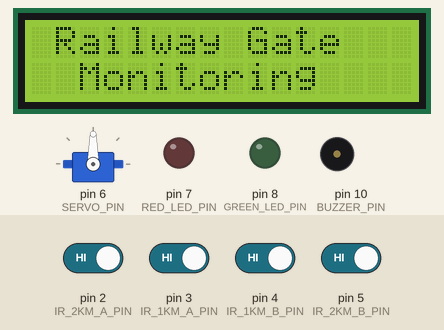
The sketch below on a simulated Arduino Uno, built with avr-gcc and run on an emulated ATmega328P. Shown: servo, 16×2 character LCD, output pins drawn as LEDs (lit = HIGH), buzzer (waves = sounding, pin HIGH). Inputs (shaded band) come from the test bench; at power-on: pin 2 (IR_2KM_A_PIN), pin 3 (IR_1KM_A_PIN), pin 4 (IR_1KM_B_PIN), pin 5 (IR_2KM_B_PIN) HIGH.

Above: at 0.1 s.
3.3 s: pin 2 (IR_2KM_A_PIN) driven LOW
At 3.47 s:
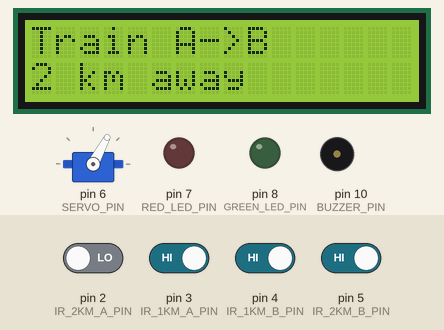
At 4.6 s:
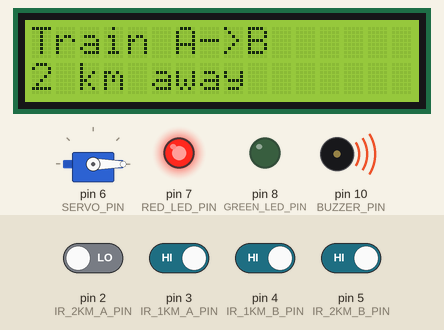
5.2 s: pin 3 (IR_1KM_A_PIN) driven LOW
At 5.8 s:
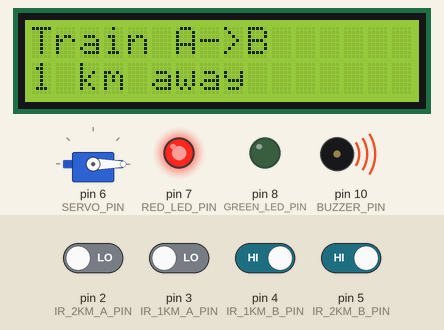
Timing chart, 0 to 8.2 s (numbered marks = the images above; inputs shaded):
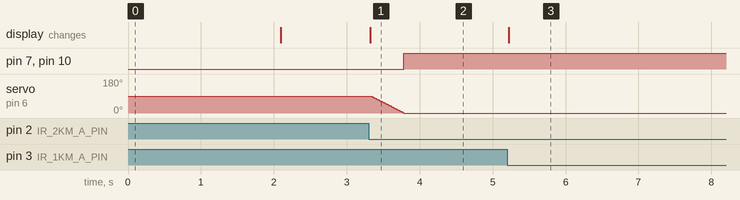

The sketch:

AutomatedRailwayGate.ino
```cpp
#include <Servo.h>
#include <Wire.h>
#include <LiquidCrystal_I2C.h>

// ============ LCD ============
LiquidCrystal_I2C lcd(0x27, 16, 2);

// ============ IR Sensors ============
const byte IR_2KM_A_PIN = 2;
const byte IR_1KM_A_PIN = 3;
const byte IR_1KM_B_PIN = 4;
const byte IR_2KM_B_PIN = 5;
const byte IR_DETECTED = LOW;

// ============ Servo ============
const byte SERVO_PIN      = 6;
const byte RED_LED_PIN    = 7;
const byte GREEN_LED_PIN  = 8;
const byte BUZZER_PIN     = 10;

const int GATE_OPEN_POS   = 90;
const int GATE_CLOSED_POS = 0;
Servo gateServo;

// ============ FSM ============
enum State {
  IDLE,
  A_TO_B_APPROACH,
  A_TO_B_NEAR,
  A_TO_B_PASSING,
  B_TO_A_APPROACH,
  B_TO_A_NEAR,
  B_TO_A_PASSING
};

State currentState = IDLE;
bool buzzerActive = false;

// ======== LCD Helper ========
void lcdPrint(const String &line1, const String &line2) {
  lcd.clear();
  lcd.setCursor(0, 0);
  lcd.print(line1);
  lcd.setCursor(0, 1);
  lcd.print(line2);
}

// ======== Gate Functions ========
void closeGate() {
  for (int pos = GATE_OPEN_POS; pos >= GATE_CLOSED_POS; pos--) {
    gateServo.write(pos);
    delay(5);
  }
  digitalWrite(RED_LED_PIN, HIGH);
  digitalWrite(GREEN_LED_PIN, LOW);
}

void openGate() {
  for (int pos = GATE_CLOSED_POS; pos <= GATE_OPEN_POS; pos++) {
    gateServo.write(pos);
    delay(5);
  }
  digitalWrite(RED_LED_PIN, LOW);
  digitalWrite(GREEN_LED_PIN, HIGH);
  delay(2000);
  digitalWrite(GREEN_LED_PIN, LOW);
  lcd.clear();
}

// ======== IR Sensor Check Function ========
bool trainDetected(byte sensorPin) {
  return digitalRead(sensorPin) == IR_DETECTED;
}

void setup() {
  pinMode(IR_2KM_A_PIN, INPUT);
  pinMode(IR_1KM_A_PIN, INPUT);
  pinMode(IR_1KM_B_PIN, INPUT);
  pinMode(IR_2KM_B_PIN, INPUT);

  // Outputs
  pinMode(RED_LED_PIN, OUTPUT);
  pinMode(GREEN_LED_PIN, OUTPUT);
  pinMode(BUZZER_PIN, OUTPUT);

  gateServo.attach(SERVO_PIN);
  gateServo.write(GATE_OPEN_POS);

  lcd.init();
  lcd.backlight();
  lcd.setCursor(0, 0);
  lcd.print(" Railway Gate ");
  lcd.setCursor(0, 1);
  lcd.print("  Monitoring  ");
  delay(2000);
  lcd.clear();

  digitalWrite(RED_LED_PIN, LOW);
  digitalWrite(GREEN_LED_PIN, LOW);
  digitalWrite(BUZZER_PIN, LOW);
}

void loop() {
  // Buzzer control
  digitalWrite(BUZZER_PIN, buzzerActive ? HIGH : LOW);

  switch (currentState) {
    case IDLE:
      if (trainDetected(IR_2KM_A_PIN)) {
        currentState = A_TO_B_APPROACH;
        lcdPrint("Train A->B", "2 km away");
        closeGate();
        buzzerActive = true;
      } else if (trainDetected(IR_2KM_B_PIN)) {
        currentState = B_TO_A_APPROACH;
        lcdPrint("Train B->A", "2 km away");
        closeGate();
        buzzerActive = true;
      }
      break;

    case A_TO_B_APPROACH:
      if (trainDetected(IR_1KM_A_PIN)) {
        currentState = A_TO_B_NEAR;
        lcdPrint("Train A->B", "1 km away");
      }
      break;

    case A_TO_B_NEAR:
      if (trainDetected(IR_1KM_B_PIN)) {
        currentState = A_TO_B_PASSING;
        lcdPrint("Train A->B", "Passing");
        buzzerActive = false;
      }
      break;

    case A_TO_B_PASSING:
      if (trainDetected(IR_2KM_B_PIN)) {
        lcdPrint("Train A->B", "GO");
        openGate();
        currentState = IDLE;
      }
      break;

    case B_TO_A_APPROACH:
      if (trainDetected(IR_1KM_B_PIN)) {
        currentState = B_TO_A_NEAR;
        lcdPrint("Train B->A", "1 km away");
      }
      break;

    case B_TO_A_NEAR:
      if (trainDetected(IR_1KM_A_PIN)) {
        currentState = B_TO_A_PASSING;
        lcdPrint("Train B->A", "Passing");
        buzzerActive = false;
      }
      break;

    case B_TO_A_PASSING:
      if (trainDetected(IR_2KM_A_PIN)) {
        lcdPrint("Train B->A", "GO");
        openGate();
        currentState = IDLE;
      }
      break;

    default:
      currentState = IDLE;
      buzzerActive = false;
      break;
  }
}
```

Measured:
- after the input at 3.3 s, pin 7 (RED_LED_PIN), pin 10 (BUZZER_PIN): LOW → HIGH after 0.48 s; servo on pin 6 (SERVO_PIN): moves from 90° to 0° over 0.44 s, starting at once; the display: changes at once (image 1)
- after the input at 5.2 s, the display: changes at once (image 3)
